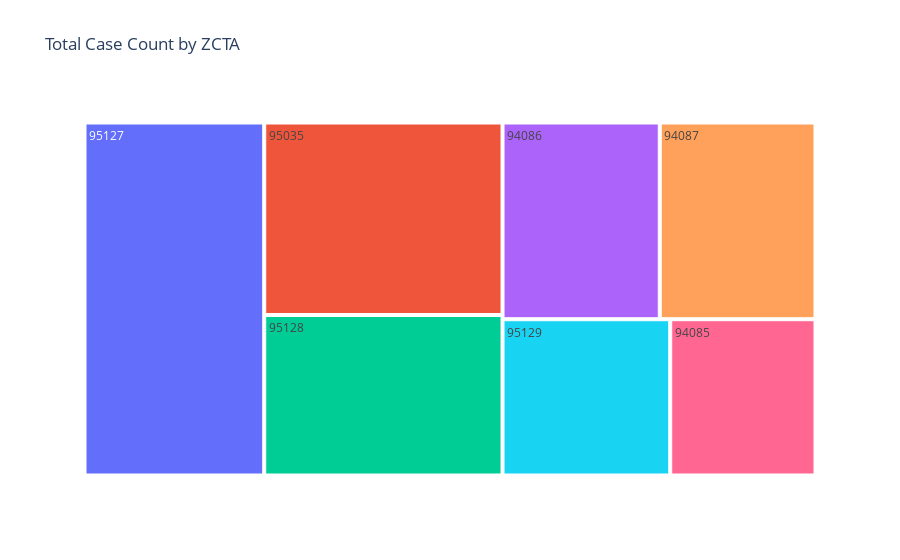
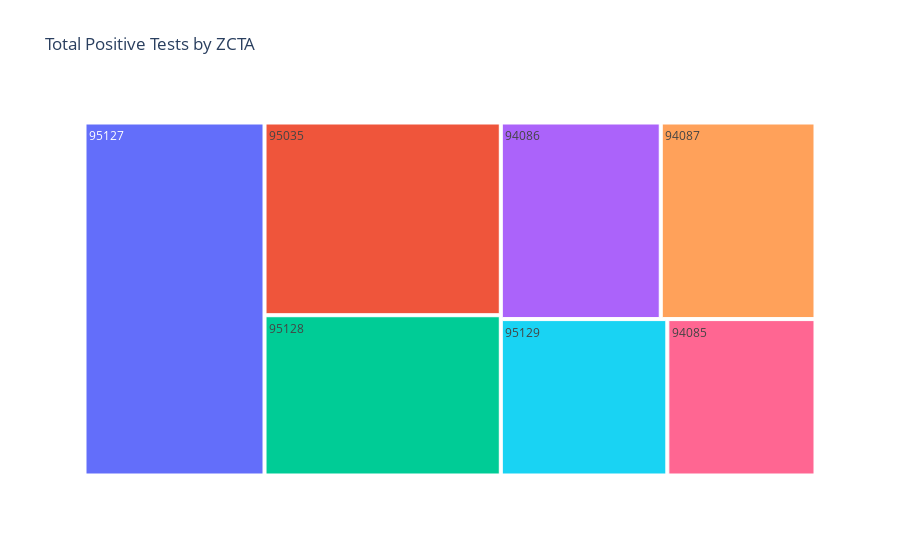

Notebook code cell kept with these figures, in order:
### Markdown cell above
- La distribution du nombre total des cas confirmés et tests positifs par zones :

### Code cell
# Bar chart
def plot_total_cases_and_positive_tests():
    totals = df.groupby('zcta')[['case count', 'positive tests']].sum().reset_index()
    zones = totals['zcta'].tolist()
    print(totals)

    bar_width = 0.35
    index = totals.index

    plt.bar(index, totals['case count'], bar_width, label='case count')
    plt.bar(index + bar_width, totals['positive tests'], bar_width, label='positive tests')

    plt.xlabel('Zones')
    plt.ylabel('Count')
    plt.title('Distribution du nombre total des cas confirmés et tests positifs par zones')
    plt.xticks(index + bar_width / 2, zones)

    plt.show()

plot_total_cases_and_positive_tests()

# Tree map
def plot_total_cases_and_positive_tests_treemap():
    totals = df.groupby('zcta')[['case count', 'positive tests']].sum().reset_index()
    
    plot_list = []
    fig1 = px.treemap(totals, path=['zcta'], values='case count', title='Total Case Count by ZCTA')
    plot_list.append(fig1)
    fig2 = px.treemap(totals, path=['zcta'], values='positive tests', title='Total Positive Tests by ZCTA')
    plot_list.append(fig2)

    for fig in plot_list:
        fig.show()

plot_total_cases_and_positive_tests_treemap()

### Figure 1 — Plotly figure (JSON) as saved in the notebook; plotly's stock layout.template omitted (floating-point values rounded to 4 significant figures)
{"data": [{"branchvalues": "total", "domain": {"x": [0, 1], "y": [0, 1]}, "hovertemplate": "labels=%{label}<br>case count=%{value}<br>parent=%{parent}<br>id=%{id}<extra></extra>", "ids": ["94085", "94086", "94087", "95035", "95127", "95128", "95129"], "labels": ["94085", "94086", "94087", "95035", "95127", "95128", "95129"], "name": "", "parents": ["", "", "", "", "", "", ""], "type": "treemap", "values": [5473.0, 7456.0, 7383.0, 11060.0, 15290.0, 9219.0, 6317.0]}], "layout": {"legend": {"tracegroupgap": 0}, "title": {"text": "Total Case Count by ZCTA"}}}

### Figure 2 — Plotly figure (JSON) as saved in the notebook; plotly's stock layout.template omitted (floating-point values rounded to 4 significant figures)
{"data": [{"branchvalues": "total", "domain": {"x": [0, 1], "y": [0, 1]}, "hovertemplate": "labels=%{label}<br>positive tests=%{value}<br>parent=%{parent}<br>id=%{id}<extra></extra>", "ids": ["94085", "94086", "94087", "95035", "95127", "95128", "95129"], "labels": ["94085", "94086", "94087", "95035", "95127", "95128", "95129"], "name": "", "parents": ["", "", "", "", "", "", ""], "type": "treemap", "values": [6616.0, 8976.0, 8684.0, 13000.0, 18140.0, 10810.0, 7436.0]}], "layout": {"legend": {"tracegroupgap": 0}, "title": {"text": "Total Positive Tests by ZCTA"}}}
